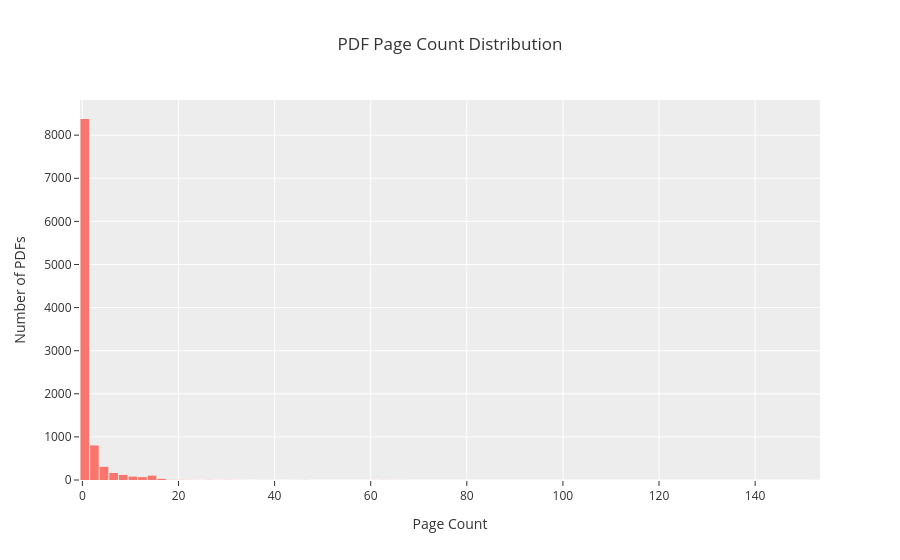

The code cell stored with this chart in its notebook:
### Markdown cell above
## 2 - Making visualization of page count

### Code cell
def plot_page_count_distribution(df):
    fig = px.histogram(
        df,
        x='page_count',
        nbins=100,
        title='PDF Page Count Distribution',
        labels={'page_count': 'Number of Pages'},
        template='ggplot2'
    )
    fig.update_layout(
        xaxis_title='Page Count',
        yaxis_title='Number of PDFs',
        bargap=0.1
    )
    fig.show()

plot_page_count_distribution(pdf_df)

### Figure 1 — Plotly figure (JSON) as saved in the notebook; plotly's stock layout.template omitted (floating-point values rounded to 4 significant figures; data arrays with more than 128 entries replaced by an {"elided": "..."} marker saying what was removed)
{"data": [{"alignmentgroup": "True", "bingroup": "x", "hovertemplate": "Number of Pages=%{x}<br>count=%{y}<extra></extra>", "legendgroup": "", "marker": {"color": "#F8766D", "pattern": {"shape": ""}}, "name": "", "nbinsx": 100, "offsetgroup": "", "orientation": "v", "showlegend": false, "type": "histogram", "x": {"elided": "10068 int values"}, "xaxis": "x", "yaxis": "y"}], "layout": {"bargap": 0.1, "barmode": "relative", "legend": {"tracegroupgap": 0}, "title": {"text": "PDF Page Count Distribution"}, "xaxis": {"anchor": "y", "domain": [0, 1], "title": {"text": "Page Count"}}, "yaxis": {"anchor": "x", "domain": [0, 1], "title": {"text": "Number of PDFs"}}}}
